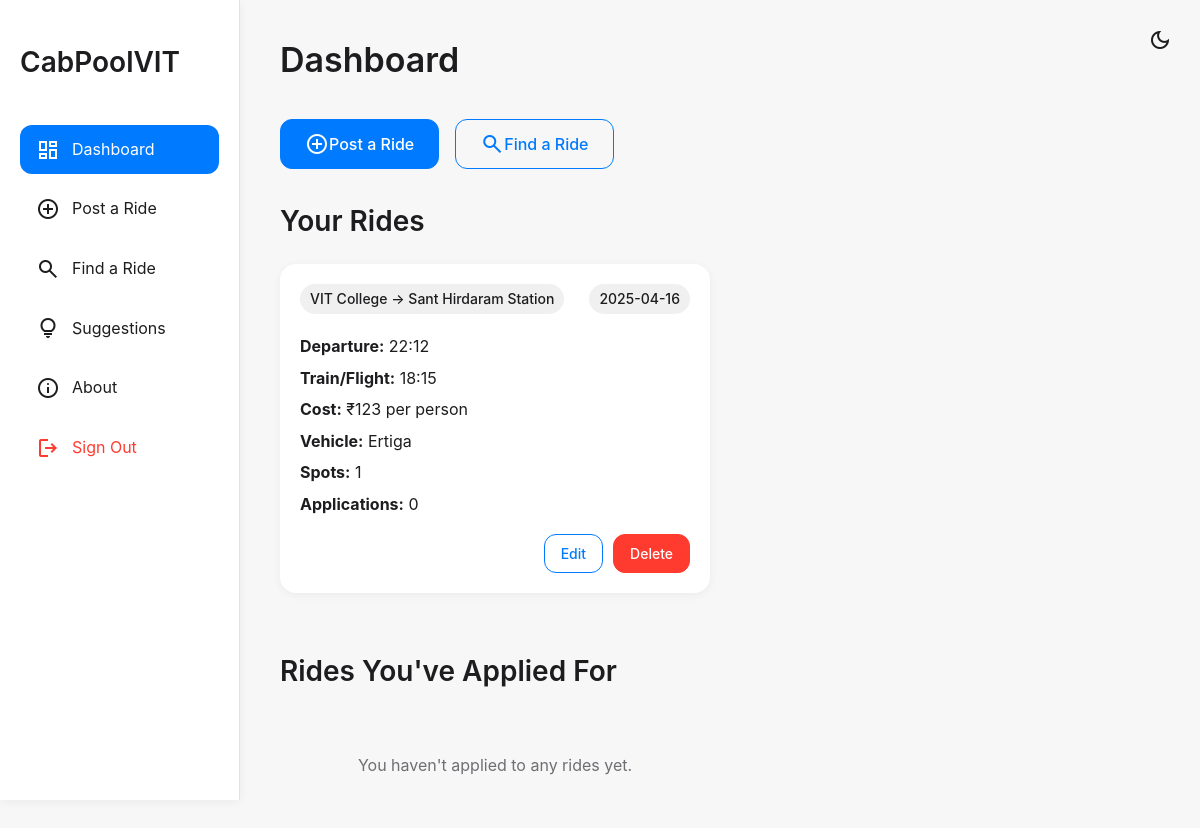
/dashboard (signed in), run on the app's committed database.
### tables this page shows
CREATE TABLE rides (
        id INTEGER PRIMARY KEY AUTOINCREMENT,
        user_id INTEGER NOT NULL,
        name TEXT NOT NULL,
        mobile TEXT NOT NULL,
        date TEXT NOT NULL,
        train_flight_time TEXT NOT NULL,
        departure_time TEXT NOT NULL,
        start_location TEXT NOT NULL,
        destination TEXT NOT NULL,
        people_required INTEGER NOT NULL,
        cost_per_person INTEGER NOT NULL,
        vehicle_type TEXT NOT NULL,
        whatsapp_group_link TEXT NOT NULL,
        created_at TIMESTAMP DEFAULT CURRENT_TIMESTAMP,
        FOREIGN KEY (user_id) REFERENCES users (id)
    );

### app.py (the view)
@app.route('/dashboard')
def dashboard():
    if 'user_id' not in session:
        return redirect(url_for('login'))
    user_id = session['user_id']
    user_email = session['user_email']
    conn = sqlite3.connect('rides.db')
    conn.row_factory = sqlite3.Row
    c = conn.cursor()
    c.execute("""
        SELECT r.*, COUNT(a.id) as applications_count
        FROM rides r
        LEFT JOIN applications a ON r.id = a.ride_id
        WHERE r.user_id = ?
        GROUP BY r.id
        ORDER BY r.date DESC
    """, (user_id,))
    user_rides = c.fetchall()
    c.execute("""
        SELECT r.*, u.email as owner_email
        FROM rides r
        JOIN applications a ON r.id = a.ride_id
        JOIN users u ON r.user_id = u.id
        WHERE a.user_id = ?
        ORDER BY r.date DESC
    """, (user_id,))
    applied_rides = c.fetchall()
    conn.close()
    return render_template('dashboard.html', user_rides=user_rides, applied_rides=applied_rides, user_email=user_email)

### templates/dashboard.html (shortened to what this page needs)
<!DOCTYPE html>
<html lang="en">
<head>
    <link rel="stylesheet" href="{{ url_for('static', filename='styles.css') }}">
</head>
<body>
    <div class="theme-toggle-container">
        <button id="theme-toggle" class="theme-toggle" aria-label="Toggle dark mode">
            <span class="material-symbols-outlined dark-icon">dark_mode</span>
        </button>
    </div>
    <div class="container">
        <div class="sidebar" id="sidebar">
            <div class="sidebar-header">
                <h2>CabPoolVIT</h2>
            </div>
            <div class="sidebar-content">
                <nav class="sidebar-menu">
                    <a href="{{ url_for('dashboard') }}" class="active">
                        <span class="material-symbols-outlined">dashboard</span>
                        Dashboard
                    </a>
                    <a href="{{ url_for('post_ride') }}">
                        <span class="material-symbols-outlined">add_circle</span>
                        Post a Ride
                    </a>
                    <a href="{{ url_for('find_ride') }}">
                        <span class="material-symbols-outlined">search</span>
                        Find a Ride
                    </a>
                    <a href="{{ url_for('suggestions') }}">
                        <span class="material-symbols-outlined">lightbulb</span>
                        Suggestions
                    </a>
                    <a href="{{ url_for('about') }}">
                        <span class="material-symbols-outlined">info</span>
                        About
                    </a>
                    <a href="{{ url_for('logout') }}" class="logout">
                        <span class="material-symbols-outlined">logout</span>
                        Sign Out
                    </a>
                </nav>
            </div>
        </div>
        <div class="content">
            <div class="top-bar">
                <h1>Dashboard</h1>
            </div>
            <div class="dashboard-actions">
                <a href="{{ url_for('post_ride') }}" class="btn btn-primary">
                    <span class="material-symbols-outlined">add_circle</span>
                    Post a Ride
                </a>
                <a href="{{ url_for('find_ride') }}" class="btn btn-outline">
                    <span class="material-symbols-outlined">search</span>
                    Find a Ride
                </a>
            </div>
            <div class="dashboard-section">
                <h2>Your Rides</h2>
                <div class="rides-container">
                    {% if user_rides %}
                        {% for ride in user_rides %}
                            <div class="ride-card">
                                <div class="ride-header">
                                    <span class="badge">{{ ride['start_location'] }} → {{ ride['destination'] }}</span>
                                    <span class="badge">{{ ride['date'] }}</span>
                                </div>
                                <div class="ride-body">
                                    <p><strong>Departure:</strong> {{ ride['departure_time'] }}</p>
                                    <p><strong>Train/Flight:</strong> {{ ride['train_flight_time'] }}</p>
                                    <p><strong>Cost:</strong> ₹{{ ride['cost_per_person'] }} per person</p>
                                    <p><strong>Vehicle:</strong> {{ ride['vehicle_type'] }}</p>
                                    <p><strong>Spots:</strong> {{ ride['people_required'] }}</p>
                                    <p><strong>Applications:</strong> {{ ride['applications_count'] }}</p>
                                </div>
                                <div class="ride-actions">
                                    <a href="{{ url_for('edit_ride', ride_id=ride['id']) }}" class="btn btn-sm btn-outline">Edit</a>
                                    <a href="#" class="btn btn-sm btn-danger" onclick="confirmDelete({{ ride['id'] }})">Delete</a>
                                </div>
                            </div>
                        {% endfor %}
                    {% else %}
                        <p class="empty-state">You haven't posted any rides yet.</p>
                    {% endif %}
                </div>
            </div>
            <div class="dashboard-section">
                <h2>Rides You've Applied For</h2>
                <div class="rides-container">
                    {% if applied_rides %}
                        {% for ride in applied_rides %}
                            <div class="ride-card">
                                <div class="ride-header">
                                    <span class="badge">{{ ride['start_location'] }} → {{ ride['destination'] }}</span>
                                    <span class="badge">{{ ride['date'] }}</span>
                                </div>
                                <div class="ride-body">
                                    <p><strong>Posted by:</strong> {{ ride['name'] }}</p>
                                    <p><strong>Departure:</strong> {{ ride['departure_time'] }}</p>
                                    <p><strong>Train/Flight:</strong> {{ ride['train_flight_time'] }}</p>
                                    <p><strong>Cost:</strong> ₹{{ ride['cost_per_person'] }} per person</p>
                                    <p><strong>Vehicle:</strong> {{ ride['vehicle_type'] }}</p>
                                </div>
                                <div class="ride-actions">
                                    <a href="{{ url_for('leave_ride', ride_id=ride['id']) }}" class="btn btn-sm btn-danger">Leave Ride</a>
                                </div>
                            </div>
                        {% endfor %}
                    {% else %}
                        <p class="empty-state">You haven't applied to any rides yet.</p>
                    {% endif %}
                </div>
            </div>
        </div>
    </div>
</body>
</html>

### data on the page
rides: start_location "VIT College", destination "Sant Hirdaram Station", date "2025-04-16", departure_time "22:12", train_flight_time "18:15", cost_per_person "123", vehicle_type "Ertiga", people_required "1", applications_count "0"
